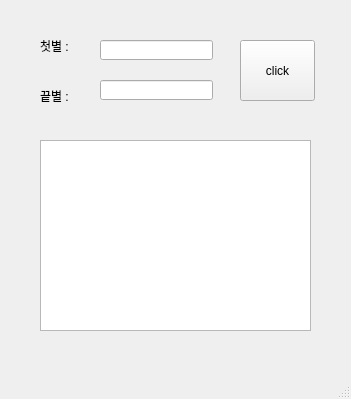
<?xml version="1.0" encoding="UTF-8"?>
<ui version="4.0">
 <class>MainWindow</class>
 <widget class="QMainWindow" name="MainWindow">
  <property name="geometry">
   <rect>
    <x>0</x>
    <y>0</y>
    <width>351</width>
    <height>399</height>
   </rect>
  </property>
  <property name="windowTitle">
   <string>MainWindow</string>
  </property>
  <widget class="QWidget" name="centralwidget">
   <widget class="QLabel" name="label">
    <property name="geometry">
     <rect>
      <x>40</x>
      <y>40</y>
      <width>56</width>
      <height>12</height>
     </rect>
    </property>
    <property name="text">
     <string>첫별 : </string>
    </property>
   </widget>
   <widget class="QLabel" name="label_2">
    <property name="geometry">
     <rect>
      <x>40</x>
      <y>90</y>
      <width>56</width>
      <height>12</height>
     </rect>
    </property>
    <property name="text">
     <string>끝별 : </string>
    </property>
   </widget>
   <widget class="QLineEdit" name="leFirst">
    <property name="geometry">
     <rect>
      <x>100</x>
      <y>40</y>
      <width>113</width>
      <height>20</height>
     </rect>
    </property>
   </widget>
   <widget class="QLineEdit" name="leLast">
    <property name="geometry">
     <rect>
      <x>100</x>
      <y>80</y>
      <width>113</width>
      <height>20</height>
     </rect>
    </property>
   </widget>
   <widget class="QPushButton" name="btn">
    <property name="geometry">
     <rect>
      <x>240</x>
      <y>40</y>
      <width>75</width>
      <height>61</height>
     </rect>
    </property>
    <property name="text">
     <string>click</string>
    </property>
   </widget>
   <widget class="QTextEdit" name="result">
    <property name="geometry">
     <rect>
      <x>40</x>
      <y>140</y>
      <width>271</width>
      <height>191</height>
     </rect>
    </property>
   </widget>
  </widget>
  <widget class="QMenuBar" name="menubar">
   <property name="geometry">
    <rect>
     <x>0</x>
     <y>0</y>
     <width>351</width>
     <height>21</height>
    </rect>
   </property>
  </widget>
  <widget class="QStatusBar" name="statusbar"/>
 </widget>
 <resources/>
 <connections/>
</ui>
